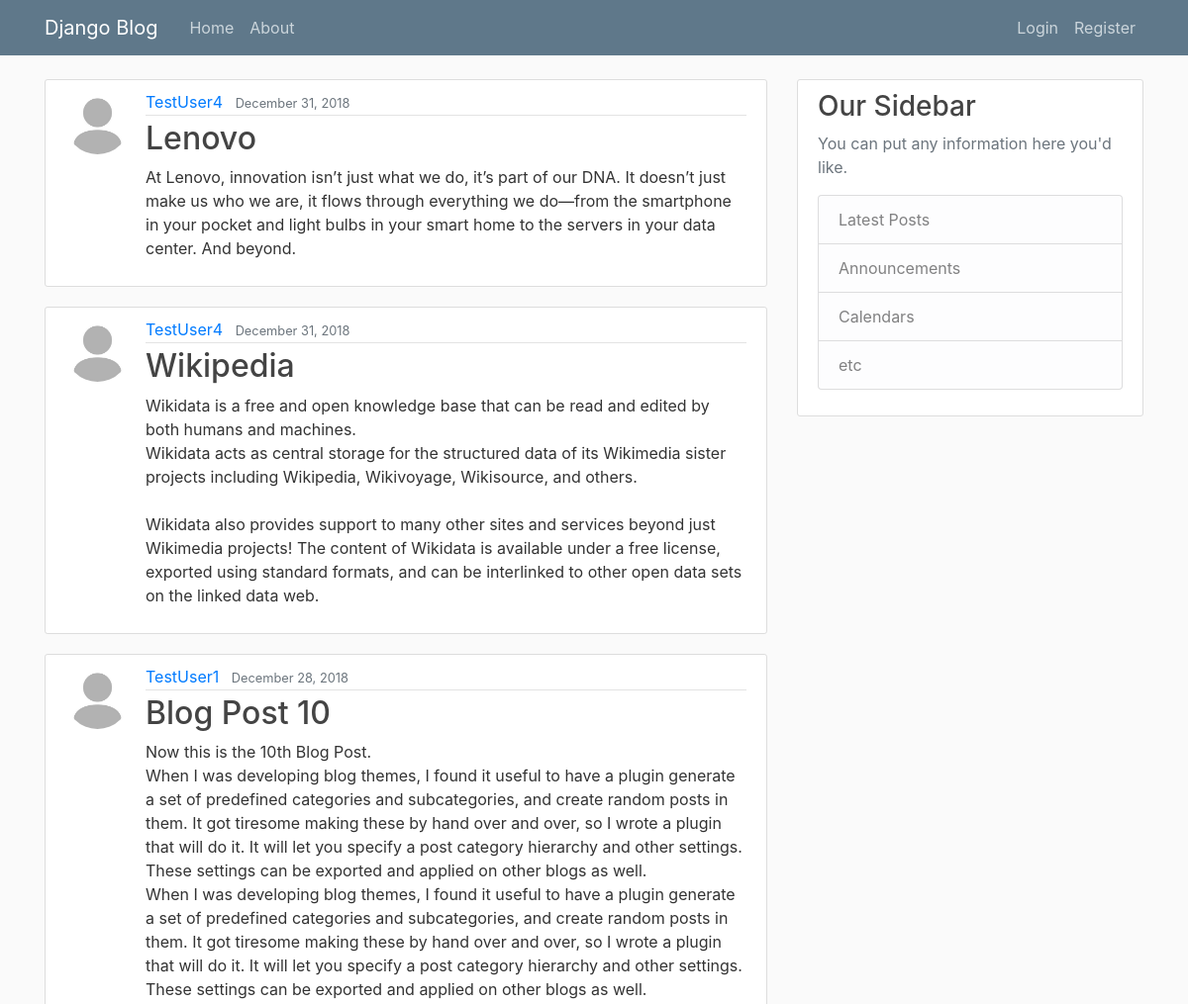
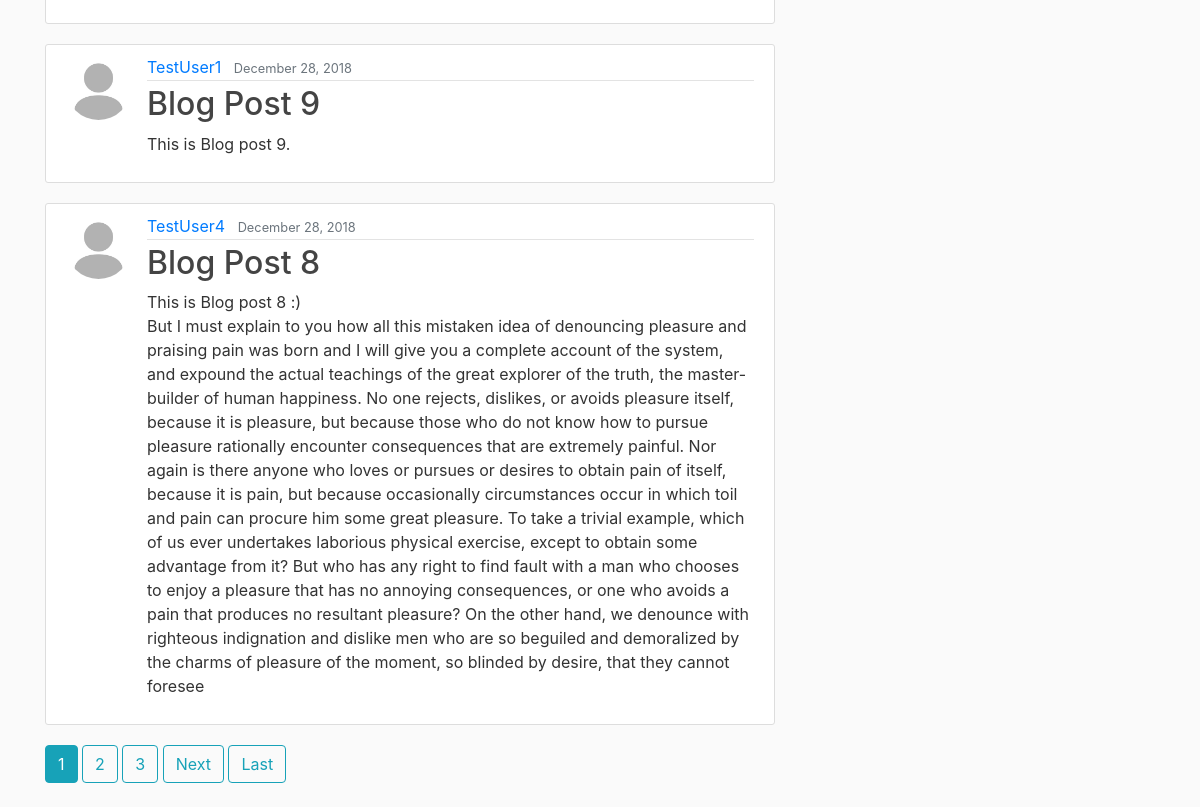
The page / on the database its author committed (2 pictures, top to bottom).
### blog/models.py (models this page shows, shortened)
class Post(models.Model):
	title = models.CharField(max_length=100)
	content = models.TextField()
	date_posted = models.DateTimeField(default=timezone.now)
	author = models.ForeignKey(User, on_delete=models.CASCADE)

### users/models.py (models this page shows, shortened)
class Profile(models.Model):
	user = models.OneToOneField(User, on_delete=models.CASCADE)
	image = models.ImageField(default='default.jpg', upload_to='profile_pics')

### blog/views.py (the view)
# urls.py: path('', PostListView.as_view(), name='blog-home'),
class PostListView(ListView):
	model = Post
	template_name = 'blog/home.html'
	context_object_name = 'posts'
	ordering = ['-date_posted']
	paginate_by = 5

### blog/templates/blog/home.html (shortened to what this page needs)
{% extends "blog/base.html" %}
{% block content %}
	{% for post in posts %}
		<article class="media content-section">
			<img class="rounded-circle article-img" src="{{ post.author.profile.image.url }}" >
		  <div class="media-body">
		    <div class="article-metadata">
		      <a class="mr-2" href="{% url 'user-posts' post.author.username %}">{{ post.author }}</a>
		      <small class="text-muted">{{ post.date_posted | date:"F d, Y" }}</small>
		    </div>
		    <h2><a class="article-title" href="{% url 'post-detail' post.id %}">{{ post.title }}</a></h2>
		    <p class="article-content">{{ post.content }}</p>
		  </div>
		</article>
	{% endfor %}
	{% if is_paginated %}
		{% for num in page_obj.paginator.page_range %}
			{% if page_obj.number == num %}
				<a class="btn btn-info mb-4" href="?page={{ num }}">{{ num }}</a>
			{% elif num > page_obj.number|add:'-3' and num < page_obj.number|add:'3' %}
				<a class="btn btn-outline-info mb-4" href="?page={{ num }}">{{ num }}</a>
			{% endif %}
		{% endfor %}
		{% if page_obj.has_next %}
			<a class="btn btn-outline-info mb-4" href="?page={{ page_obj.next_page_number }}">Next</a>
			<a class="btn btn-outline-info mb-4" href="?page={{ page_obj.paginator.num_pages }}">Last</a>
		{% endif %}
	{% endif %}
{% endblock %}

### blog/templates/blog/base.html (shortened to what this page needs)
{% load static %}
<!DOCTYPE html>
<html>
<head>
    <link rel="stylesheet" href="https://maxcdn.bootstrapcdn.com/bootstrap/4.0.0/css/bootstrap.min.css">
    <link rel="stylesheet" type="text/css" href="{% static 'blog/main.css' %}">
</head>
<body>
	<header class="site-header">
	  <nav class="navbar navbar-expand-md navbar-dark bg-steel fixed-top">
	    <div class="container">
	      <a class="navbar-brand mr-4" href="{% url 'blog-home' %}">Django Blog</a>
	      <div class="collapse navbar-collapse" id="navbarToggle">
	        <div class="navbar-nav mr-auto">
	          <a class="nav-item nav-link" href="{% url 'blog-home' %}">Home</a>
	          <a class="nav-item nav-link" href="{% url 'blog-about' %}">About</a>
	        </div>
	        <div class="navbar-nav">
	        	{% if user.is_authenticated %}
	        		<a class="nav-item nav-link" href="{% url 'post-create' %}">New Post</a>
	        		<a class="nav-item nav-link" href="{% url 'profile' %}">Profile</a>
	        		<a class="nav-item nav-link" href="{% url 'logout' %}">Logout</a>
	        	{% else %}
	          		<a class="nav-item nav-link" href="{% url 'login' %}">Login</a>
	          		<a class="nav-item nav-link" href="{% url 'register' %}">Register</a>
	          	{% endif %}
	        </div>
	      </div>
	    </div>
	  </nav>
	</header>
	<main role="main" class="container">
	  <div class="row">
	    <div class="col-md-8">
	      {% block content %}{% endblock %}
	    </div>
	    <div class="col-md-4">
	      <div class="content-section">
	        <h3>Our Sidebar</h3>
	        <p class='text-muted'>You can put any information here you'd like.
	          <ul class="list-group">
	            <li class="list-group-item list-group-item-light">Latest Posts</li>
	            <li class="list-group-item list-group-item-light">Announcements</li>
	            <li class="list-group-item list-group-item-light">Calendars</li>
	            <li class="list-group-item list-group-item-light">etc</li>
	          </ul>
	        </p>
	      </div>
	    </div>
	  </div>
	</main>
</body>
</html>

### blog/static/blog/main.css (style rules this page uses)
body { background: #fafafa; color: #333333; margin-top: 5rem; }
h1, h2, h3, h4, h5, h6 { color: #444444; }
ul { margin: 0; }
.bg-steel { background-color: #5f788a; }
.site-header .navbar-nav .nav-link { color: #cbd5db; }
.content-section { background: #ffffff; padding: 10px 20px; border: 1px solid #dddddd; border-radius: 3px; margin-bottom: 20px; }
.article-title { color: #444444; }
.article-content { white-space: pre-line; }
.article-img { height: 65px; width: 65px; margin-right: 16px; }
.article-metadata { padding-bottom: 1px; margin-bottom: 4px; border-bottom: 1px solid #e3e3e3 }

### rows shown on the page
Post: author.profile.image (placeholder picture), author "TestUser4", date_posted "December 31, 2018", title "Lenovo", content "At Lenovo, innovation isn’t just what we do, it’s part of our DNA. It doesn’t just make us who we are, it flows through everything we do—from the smartphone in your pocket and light bulbs in your smart home to the servers in your data center. And beyond."
Post: author.profile.image (placeholder picture), author "TestUser4", date_posted "December 31, 2018", title "Wikipedia", content "Wikidata is a free and open knowledge base that can be read and edited by both humans and machines. Wikidata acts as central storage for the structured data of its Wikimedia sister projects including Wikipedia, Wikivoyage, Wikisource, and others. Wikidata also provides support to many other sites and services beyond just Wikimedia projects! The content of Wikidata is available under a free license, exported using standard formats, and can be interlinked to other open data sets on the linked data web."
Post: author.profile.image (placeholder picture), author "TestUser1", date_posted "December 28, 2018", title "Blog Post 10", content "Now this is the 10th Blog Post. When I was developing blog themes, I found it useful to have a plugin generate a set of predefined categories and subcategories, and create random posts in them. It got tiresome making these by hand over and over, so I wrote a plugin that will do it. It will let you specify a post category hierarchy and other settings. These settings can be exported and applied on other blogs as well. When I was developing blog themes, I found it useful to have a plugin generate a set of predefined categories and subcategories, and create random posts in them. It got tiresome making these by hand over and over, so I wrote a plugin that will do it. It will let you specify a…"
Post: author.profile.image (placeholder picture), author "TestUser1", date_posted "December 28, 2018", title "Blog Post 9", content "This is Blog post 9."
Post: author.profile.image (placeholder picture), author "TestUser4", date_posted "December 28, 2018", title "Blog Post 8", content "This is Blog post 8 :) But I must explain to you how all this mistaken idea of denouncing pleasure and praising pain was born and I will give you a complete account of the system, and expound the actual teachings of the great explorer of the truth, the master-builder of human happiness. No one rejects, dislikes, or avoids pleasure itself, because it is pleasure, but because those who do not know how to pursue pleasure rationally encounter consequences that are extremely painful. Nor again is there anyone who loves or pursues or desires to obtain pain of itself, because it is pain, but because occasionally circumstances occur in which toil and pain can procure him some great pleasure. To…"

### other values the page prints
{{ num }} "1"
{{ num }} "2" "3"
